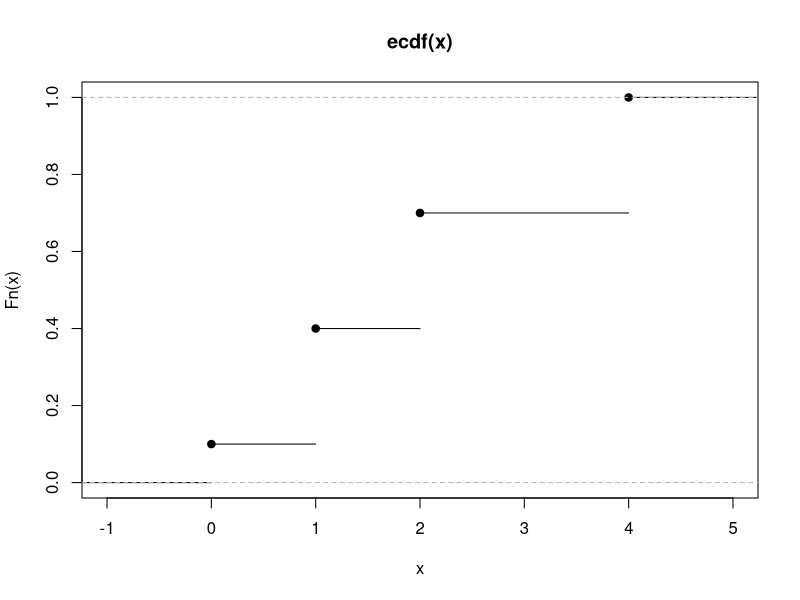
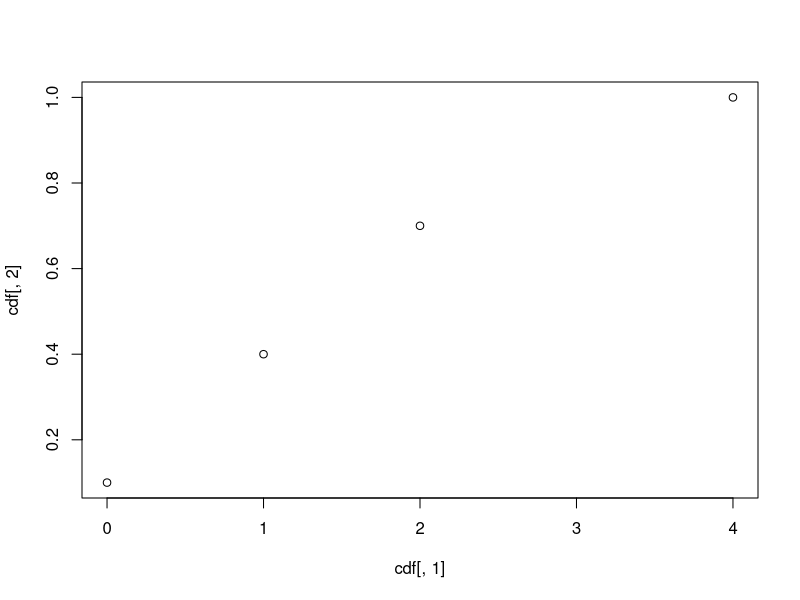

Write the R code that produced these figures, in order.
set.seed(1)
x <- rpois(10,2)
ux <- sort(unique(x))
lux <- length(ux)
cdf <- matrix(0,lux,2)

for (i in 1:lux) {
  cdf[i,1] <- ux[i]
  if (i>1) cdf[i-1,2] <- sum(ux[i] > x)
}

cdf[,2] <- cdf[,2] / length(x)
cdf[lux,2] <- 1
cdf

plot(ecdf(x))
plot(cdf[,1],cdf[,2])
